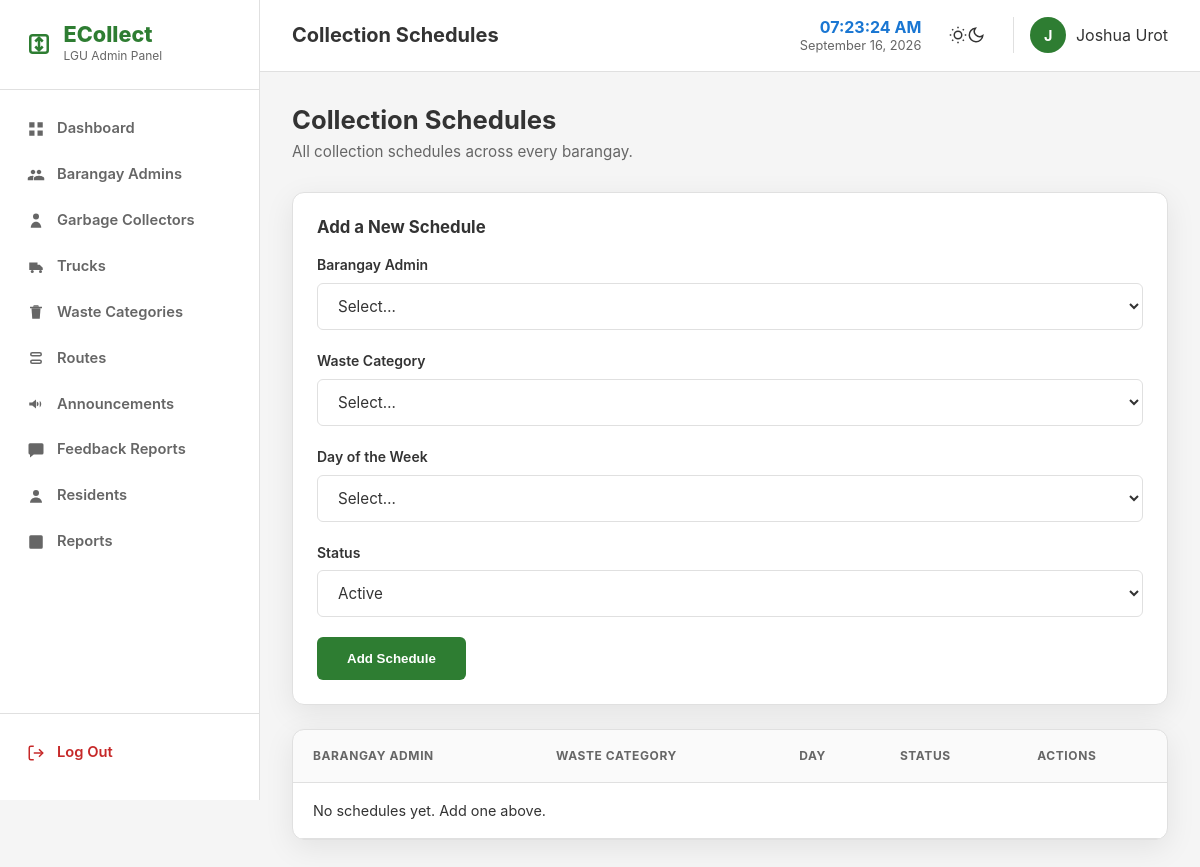
The page /users/lgu_admin/schedules.php (signed in) on the database its author committed.
### tables this page shows
CREATE TABLE `lgu_admin` (
  `lgu_admin_id` int(11) NOT NULL,
  `email` varchar(100) NOT NULL,
  `password` varchar(255) NOT NULL,
  `first_name` varchar(50) DEFAULT NULL,
  `last_name` varchar(50) DEFAULT NULL
);

### users/lgu_admin/includes/auth.php (called while the page is built, shortened)
<?php
require_once __DIR__ . '/../../../db.php';
$adminId    = $_SESSION['lgu_admin_id'];
$stmt = $conn->prepare("
    SELECT first_name, last_name, email
    FROM lgu_admin
    WHERE lgu_admin_id = ?
    LIMIT 1
");
$stmt->bind_param('i', $adminId);
$stmt->execute();
$admin = $stmt->get_result()->fetch_assoc();
if ($admin) {
    $adminName  = trim($admin['first_name'] . ' ' . $admin['last_name']);
}

### users/lgu_admin/schedules.php (the view, shortened to what this page needs)
<?php
$pageTitle  = 'Collection Schedules';
include 'includes/auth.php';
$statuses   = ['Active', 'Inactive'];
$list = $conn->query('
    SELECT cs.*, wc.category_name, ba.firstname, ba.lastname
    FROM collection_schedule cs
    LEFT JOIN waste_category wc ON cs.waste_category_id = wc.waste_category_id
    LEFT JOIN barangay_admin ba ON cs.barangay_admin_id = ba.barangay_admin_id
    ORDER BY FIELD(cs.day_of_week, "Monday","Tuesday","Wednesday","Thursday","Friday","Saturday","Sunday")
');
$editing = null;
include 'includes/layout_top.php';
?>
<div class="content-header">
    <div>
        <h2>Collection Schedules</h2>
        <p>All collection schedules across every barangay.</p>
    </div>
</div>
<div class="panel" style="margin-bottom:1.5rem;">
    <div class="panel-header">
        <h3><?= $editing ? 'Edit Schedule #' . (int) $editing['collection_schedule_id'] : 'Add a New Schedule' ?></h3>
    </div>
    <form method="POST" action="schedules.php">
        <div class="form-group">
            <label>Barangay Admin</label>
            <select name="barangay_admin_id" class="form-control" required>
                <option value="">Select&hellip;</option>
            </select>
        </div>
        <div class="form-group">
            <label>Waste Category</label>
            <select name="waste_category_id" class="form-control" required>
                <option value="">Select&hellip;</option>
            </select>
        </div>
        <div class="form-group">
            <label>Day of the Week</label>
            <select name="day_of_week" class="form-control" required>
                <option value="">Select&hellip;</option>
            </select>
        </div>
        <div class="form-group">
            <label>Status</label>
            <select name="schedule_status" class="form-control" required>
                <?php foreach ($statuses as $status): ?>
                    <option value="<?= $status ?>" <?= (isset($editing) && $editing['schedule_status'] === $status) ? 'selected' : '' ?>><?= $status ?></option>
                <?php endforeach; ?>
            </select>
        </div>
        <button type="submit" class="btn btn-primary"><?= $editing ? 'Update Schedule' : 'Add Schedule' ?></button>
    </form>
</div>
<div class="admin-table-wrap">
    <table class="admin-table">
        <thead><tr><th>Barangay Admin</th><th>Waste Category</th><th>Day</th><th>Status</th><th>Actions</th></tr></thead>
        <tbody>
            <?php if ($list->num_rows === 0): ?>
                <tr><td colspan="5">No schedules yet. Add one above.</td></tr>
            <?php else: while ($row = $list->fetch_assoc()): ?>
                <tr>
                    <td><?= htmlspecialchars(trim(($row['firstname'] ?? '') . ' ' . ($row['lastname'] ?? '')) ?: '—') ?></td>
                    <td><?= htmlspecialchars($row['category_name'] ?? 'Unknown') ?></td>
                    <td><?= htmlspecialchars($row['day_of_week']) ?></td>
                    <td><span class="status-indicator <?= strtolower($row['schedule_status']) === 'active' ? 'active' : 'inactive' ?>"><?= htmlspecialchars($row['schedule_status']) ?></span></td>
                    <td>
                        <a href="schedules.php?edit=<?= (int) $row['collection_schedule_id'] ?>" class="btn btn-outline btn-sm">Edit</a>
                        <form method="POST" action="schedules.php" style="display:inline;" onsubmit="return confirm('Delete this schedule?');">
                            <input type="hidden" name="form_action" value="delete">
                            <input type="hidden" name="collection_schedule_id" value="<?= (int) $row['collection_schedule_id'] ?>">
                            <button type="submit" class="btn btn-outline btn-sm" style="color:#c62828;border-color:#f5c6cb;">Delete</button>
                        </form>
                    </td>
                </tr>
            <?php endwhile; endif; ?>
        </tbody>
    </table>
</div>
<?php include 'includes/layout_bottom.php'; ?>

### users/lgu_admin/includes/layout_top.php (shortened to what this page needs)
<!DOCTYPE html>
<html lang="en" data-theme="light">
<head>
    <link rel="stylesheet" href="../../assets/css/styles.css">
    <link rel="stylesheet" href="../../assets/css/admin.css">
</head>
<body class="admin-body">
<?php include __DIR__ . '/sidebar.php'; ?>
<div class="admin-main">
    <header class="admin-topbar">
        <div class="topbar-left">
            <h1 class="topbar-title">
                <?= htmlspecialchars($pageTitle) ?>
            </h1>
        </div>
        <div class="topbar-right">
            <div class="topbar-clock-wrap">
                <span id="clock" class="digital-clock">
                </span>
                <span class="header-date">
                    <?= date('F d, Y'); ?>
                </span>
            </div>
            <button
                id="adminThemeToggle"
                class="btn-icon"
                aria-label="Toggle dark mode"
            >
                <svg
                    class="moon-icon"
                    viewBox="0 0 24 24"
                    width="18"
                    height="18"
                    fill="none"
                    stroke="currentColor"
                    stroke-width="2"
                >
                    <path d="M21 12.79A9 9 0 1 1 11.21 3 7 7 0 0 0 21 12.79z"/>
                </svg>
            </button>
            <div class="admin-profile">
                <div class="admin-avatar">
                    <?= htmlspecialchars(
                        strtoupper(
                            substr($adminName ?: $adminEmail, 0, 1)
                        )
                    ) ?>
                </div>
                <span class="admin-name">
                    <?= htmlspecialchars($adminName ?: $adminEmail) ?>
                </span>
            </div>
        </div>
    </header>
    <main class="admin-content">

### assets/css/styles.css (style rules this page uses)
:root { --primary: #2e7d32; --primary-hover: #1b5e20; --primary-light: #e8f5e9; --secondary: #1976d2; --secondary-hover: #0d47a1; --bg-body: #ffffff; --bg-surface: #ffffff; --bg-light: #f5f5f5; --text-main: #333333; --text-muted: #666666; --border-color: #e0e0e0; --accent-amber: #f57c00; --shadow-soft: 0 8px 30px rgba(0, 0, 0, 0.08); --shadow-hover: 0 14px 40px rgba(0, 0, 0, 0.12); --font-family: -apple-system, BlinkMacSystemFont, "Segoe UI", Roboto, Oxygen, Ubuntu, Cantarell, sans-serif; --radius-sm: 6px; --radius-md: 12px; --radius-lg: 20px; --transition: all 0.3s cubic-bezier(0.25, 0.8, 0.25, 1); }
*, *::before, *::after { box-sizing: border-box; margin: 0; padding: 0; }
html { scroll-behavior: smooth; font-size: 16px; }
body { font-family: var(--font-family); background-color: var(--bg-body); color: var(--text-main); line-height: 1.6; overflow-x: hidden; transition: background-color 0.3s, color 0.3s; }
h1, h2, h3, h4, h5, h6 { color: var(--text-main); font-weight: 700; line-height: 1.25; }
h1 { font-size: 2.75rem; }
h2 { font-size: 2.25rem; }
h3 { font-size: 1.5rem; }
p { color: var(--text-muted); }
.btn { display: inline-flex; align-items: center; justify-content: center; padding: 0.75rem 1.75rem; border-radius: var(--radius-sm); font-weight: 600; cursor: pointer; border: 2px solid transparent; transition: var(--transition); }
.btn-primary { background-color: var(--primary); color: #ffffff; }
.btn-icon { background: transparent; border: none; cursor: pointer; color: var(--text-main); padding: 0.5rem; display: flex; align-items: center; justify-content: center; border-radius: 50%; }
.digital-clock { font-size: 1rem; font-weight: 700; color: var(--secondary); }
.header-date { font-size: 0.8rem; color: var(--text-muted); white-space: nowrap; }
.topbar-clock-wrap { display: flex; flex-direction: column; align-items: center; justify-content: center; min-width: 140px; line-height: 1.2; white-space: nowrap; }
.form-group { margin-bottom: 1.25rem; text-align: left; }
.form-group label { display: block; font-size: 0.875rem; font-weight: 600; margin-bottom: 0.4rem; color: var(--text-main); }
.form-control { width: 100%; padding: 0.75rem 1rem; border: 1px solid var(--border-color); border-radius: var(--radius-sm); background-color: var(--bg-body); color: var(--text-main); font-family: inherit; font-size: 0.95rem; transition: var(--transition); }

### rows shown on the page
lgu_admin: substr($adminName ?: $adminEmail, 0, 1) "J", first_name+last_name "Joshua Urot"

### other values the page prints
SITE_NAME "ECollect"
$item[0] "Dashboard"
$item[0] "Barangay Admins"
$item[0] "Garbage Collectors"
$item[0] "Trucks"
$item[0] "Waste Categories"
$item[0] "Routes"
$item[0] "Announcements"
$item[0] "Feedback Reports"
$item[0] "Residents"
$item[0] "Reports"
$pageTitle "Collection Schedules"
form field schedule_status "Active"
